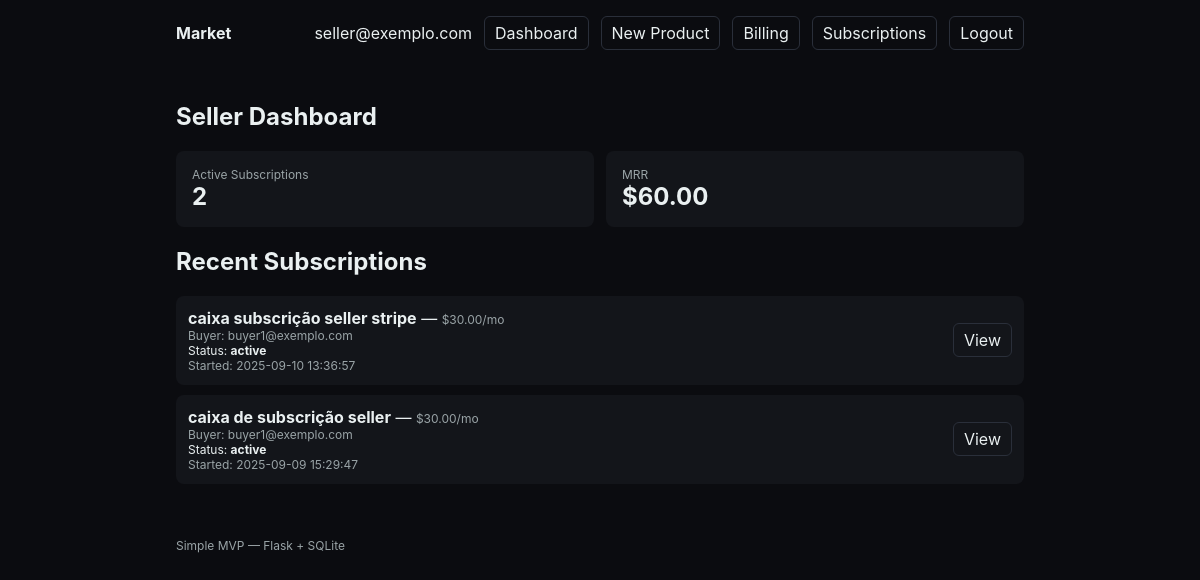
The page /dashboard (signed in) on the database as committed earlier.
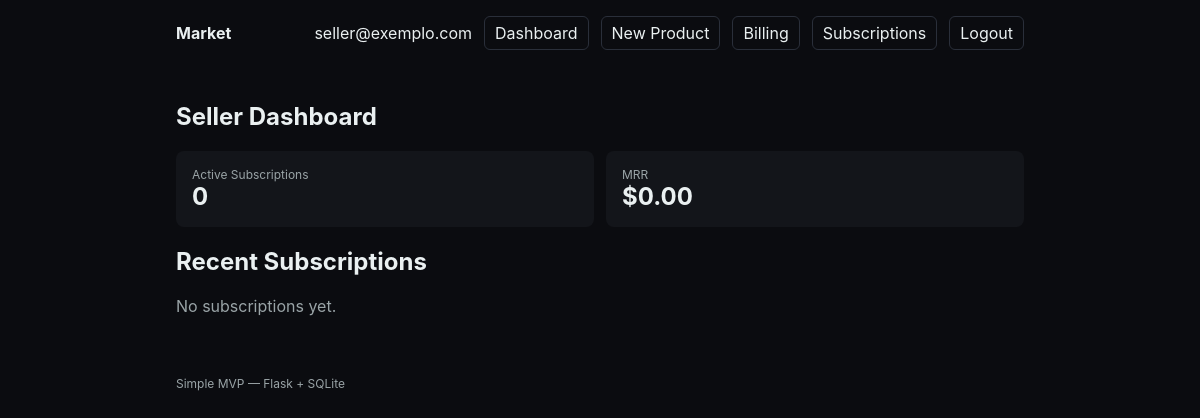
The same page on the database as committed later.
### tables this page shows
CREATE TABLE subscriptions (
                id INTEGER PRIMARY KEY AUTOINCREMENT,
                user_id INTEGER NOT NULL,
                product_id INTEGER NOT NULL,
                status TEXT NOT NULL CHECK (status IN ('active','canceled')),
                started_at TIMESTAMP NOT NULL DEFAULT CURRENT_TIMESTAMP,
                canceled_at TIMESTAMP, stripe_subscription_id TEXT,
                FOREIGN KEY (user_id) REFERENCES users(id) ON DELETE CASCADE,
                FOREIGN KEY (product_id) REFERENCES products(id) ON DELETE CASCADE
            );

CREATE TABLE products (
                id INTEGER PRIMARY KEY AUTOINCREMENT,
                slug TEXT NOT NULL UNIQUE,
                title TEXT NOT NULL,
                price_cents INTEGER NOT NULL,
                description TEXT
            , seller_id INTEGER REFERENCES users(id), stripe_price_id TEXT);

CREATE TABLE users (
                id INTEGER PRIMARY KEY AUTOINCREMENT,
                email TEXT NOT NULL UNIQUE,
                password_hash TEXT NOT NULL,
                role TEXT NOT NULL DEFAULT 'buyer' CHECK (role IN ('buyer','seller')),
                created_at TIMESTAMP NOT NULL DEFAULT CURRENT_TIMESTAMP
            , stripe_customer_id TEXT);

### app.py (the view)
    @app.route("/dashboard")
    @login_required
    def seller_dashboard():
        if getattr(current_user, "role", "buyer") != "seller":
            abort(403)
        db = get_db()
        active_count = db.execute(
            """
            SELECT COUNT(*) AS c
            FROM subscriptions s
            JOIN products p ON p.id = s.product_id
            WHERE s.status='active' AND p.seller_id = ?
            """,
            (current_user.id,),
        ).fetchone()[0]
        mrr_row = db.execute(
            """
            SELECT COALESCE(SUM(p.price_cents), 0) AS mrr
            FROM subscriptions s
            JOIN products p ON p.id = s.product_id
            WHERE s.status = 'active' AND p.seller_id = ?
            """,
            (current_user.id,),
        ).fetchone()
        mrr_cents = mrr_row["mrr"] if mrr_row and mrr_row["mrr"] is not None else 0
        recent = db.execute(
            """
            SELECT s.*, p.title, p.slug, p.price_cents, u.email
            FROM subscriptions s
            JOIN products p ON p.id = s.product_id
            JOIN users u ON u.id = s.user_id
            WHERE p.seller_id = ?
            ORDER BY s.started_at DESC
            LIMIT 10
            """,
            (current_user.id,),
        ).fetchall()
        return render_template(
            "dashboard.html",
            active_count=active_count,
            mrr_cents=mrr_cents,
            recent=recent,
        )

### templates/dashboard.html (shortened to what this page needs)
{% extends 'base.html' %}
{% block content %}
  <section>
    <h1>Seller Dashboard</h1>
    <div style="display:grid; grid-template-columns: repeat(2, minmax(0,1fr)); gap:12px; margin: 12px 0;">
      <div style="background: var(--card); padding: 16px; border-radius: 8px;">
        <div class="muted small">Active Subscriptions</div>
        <div style="font-size: 24px; font-weight: 700;">{{ active_count }}</div>
      </div>
      <div style="background: var(--card); padding: 16px; border-radius: 8px;">
        <div class="muted small">MRR</div>
        <div style="font-size: 24px; font-weight: 700;">{{ mrr_cents | usd }}</div>
      </div>
    </div>
    <h2 style="margin-top: 20px;">Recent Subscriptions</h2>
    {% if not recent %}
      <p class="muted">No subscriptions yet.</p>
    {% else %}
      <div class="list">
        {% for r in recent %}
          <div class="item" style="display:flex; align-items:center; gap:12px; justify-content:space-between; background: var(--card); padding: 12px; border-radius: 8px; margin-bottom: 10px;">
            <div>
              <div><strong>{{ r.title }}</strong> — <span class="small muted">{{ r.price_cents | usd }}/mo</span></div>
              <div class="small muted">Buyer: {{ r.email }}</div>
              <div class="small">Status: <strong>{{ r.status }}</strong></div>
              <div class="small muted">Started: {{ r.started_at }}</div>
            </div>
            <div>
              <a class="btn" href="{{ url_for('product_page', slug=r.slug) }}">View</a>
            </div>
          </div>
        {% endfor %}
      </div>
    {% endif %}
  </section>
{% endblock %}

Rows that differ between the two databases and show on the page:
removed subscriptions: title "caixa subscrição seller stripe", price_cents "$30.00", email "buyer1@exemplo.com", status "active", started_at "2025-09-10 13:36:57"
removed subscriptions: title "caixa de subscrição seller", price_cents "$30.00", email "buyer1@exemplo.com", status "active", started_at "2025-09-09 15:29:47"
Other text that changed with them:
{{ active_count }}: "2" → "0"
{{ mrr_cents | usd }}: "$60.00" → "$0.00"
text now shown: "No subscriptions yet."
